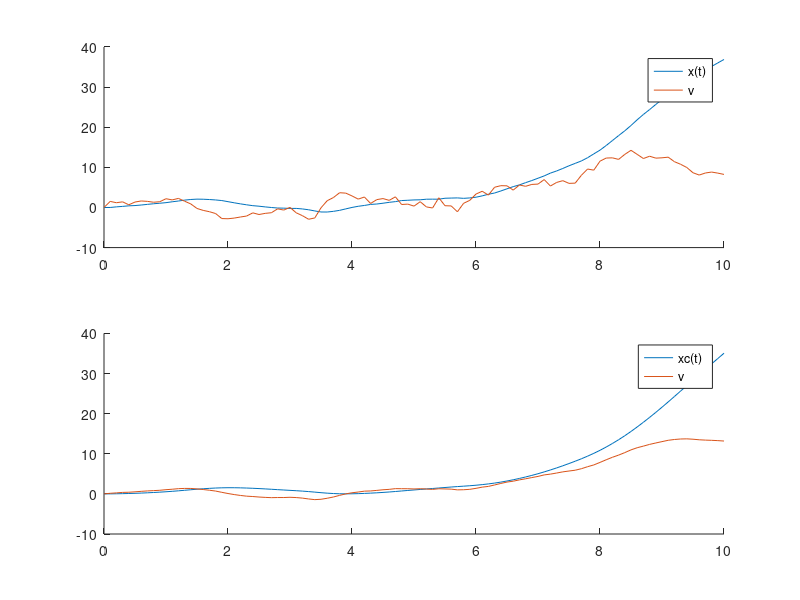
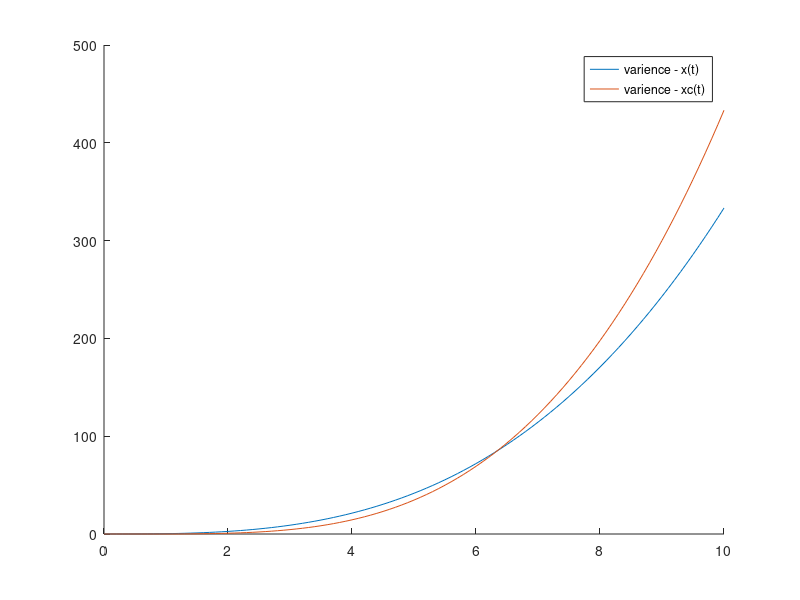

Source code (MATLAB) for these figures, in order:
% DSE Lab2
% Task 1
close all
clear all
clc


dt=0.1;
t=0:dt:10;

% generate Gaussian white noise
W=normrnd(0,1,1,max(t)/dt);

%% case: x"=0+W(t)
Xi=[0 0]';
F_0=[0,1;0,0];
Phi_0=expm(F_0*dt);
G=[0;1];
sigma=1;
X=zeros(2,(max(t)/dt)+1);
X(:,1)=Xi;
Sigma_x=zeros(1,(max(t)/dt)+1);
Sigma_xxi=zeros(2,2);
Sigma_x(1)=sqrt(Sigma_xxi(1,1));
Q=[dt^3/3 dt^2/2;dt^2/2 dt];
for i=1:max(t)/dt
    Xi=Phi_0*Xi+[0;W(i)];
    X(:,i+1)=Xi;
    Sigma_xxi=Phi_0*Sigma_xxi*Phi_0'+Q;
%     Sigma_x(i+1)=sqrt(Sigma_xxi(1,1));
    Sigma_x(i+1)=(Sigma_xxi(1,1));

end

%% case: xc"=0+c(t) with c'=-beta*c(t)+W(t)
% Define beta(0,1) and transition function phi
beta = 0.7;
% beta1=input('Input a number between(0,1) as beta = ')
% transition function
F=[0 1;0 0]
b=[0;1];
Fc=-beta;
F_new=[F b;zeros(size(b')) Fc];
Phi_1=expm(F_new*dt);
G=[0 0;0 0];
Gc=1;
G_new=[G zeros(size (b));zeros(size(b')) Gc];
Xci=[0;0;0];
Xc=zeros(3,(max(t)/dt)+1);
Xc(:,1)=Xci;
Sigma_xc=zeros(1,(max(t)/dt)+1);
Sigma_xcxci=zeros(3,3);
Sigma_xc(1)=sqrt(Sigma_xcxci(1,1));
W_new=[zeros(size(W));zeros(size(W));W];
GWGT=G_new*G_new';
A=[-F_new GWGT;zeros(size(GWGT)) F_new']*dt;
B=expm(A);
Qc=B(4:6,4:6)'*B(1:3,4:6);
for i=1:max(t)/dt
    Xci=Phi_1*Xci+Phi_1*G_new*W_new(:,i);
    Xc(:,i+1)=Xci;
    Sigma_xcxci=Phi_1*Sigma_xcxci*Phi_1'+Qc;
%     Sigma_xc(i+1)=sqrt(Sigma_xcxci(1,1));
    Sigma_xc(i+1)=(Sigma_xcxci(1,1));
end

%% visualize
figure (1)
subplot(2,1,1)
hold on
% scatter(t(1:max(t)/dt),W);
plot(t,X(1,:));
plot(t,X(2,:));
% legend('w ','x ','v')
legend('x(t)','v')
subplot(2,1,2)
hold on
% scatter(t(1:max(t)/dt),W);
% plot(t,Xc(3,:));
plot(t,Xc(1,:));
plot(t,Xc(2,:));
% legend('w ',' c','x ','v')
legend('xc(t) ','v');
figure(2)
hold on
plot(t,Sigma_x);
plot(t,Sigma_xc);
legend('varience - x(t)','varience - xc(t)')
